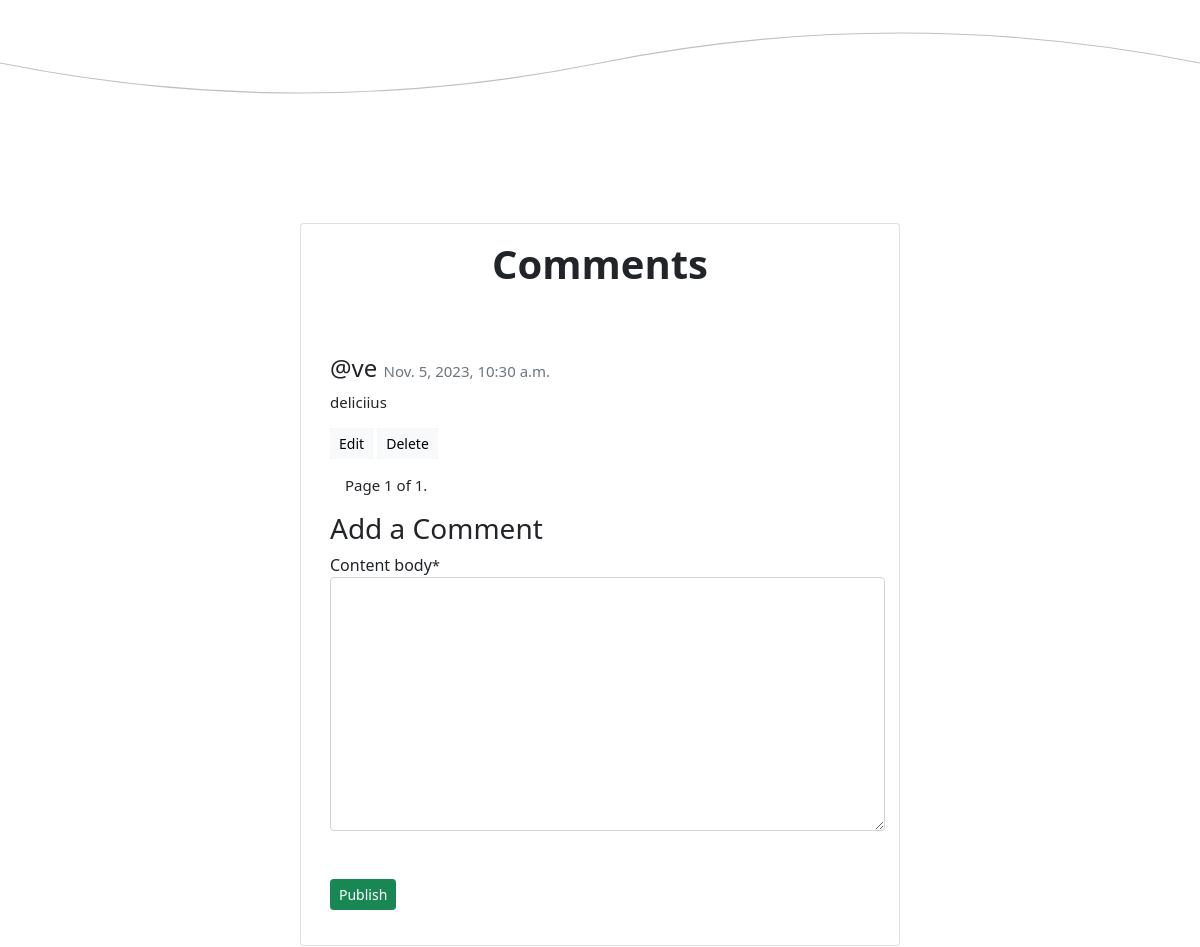
/recipes/3/ (signed in, middle part), run on an earlier commit of the app's database.
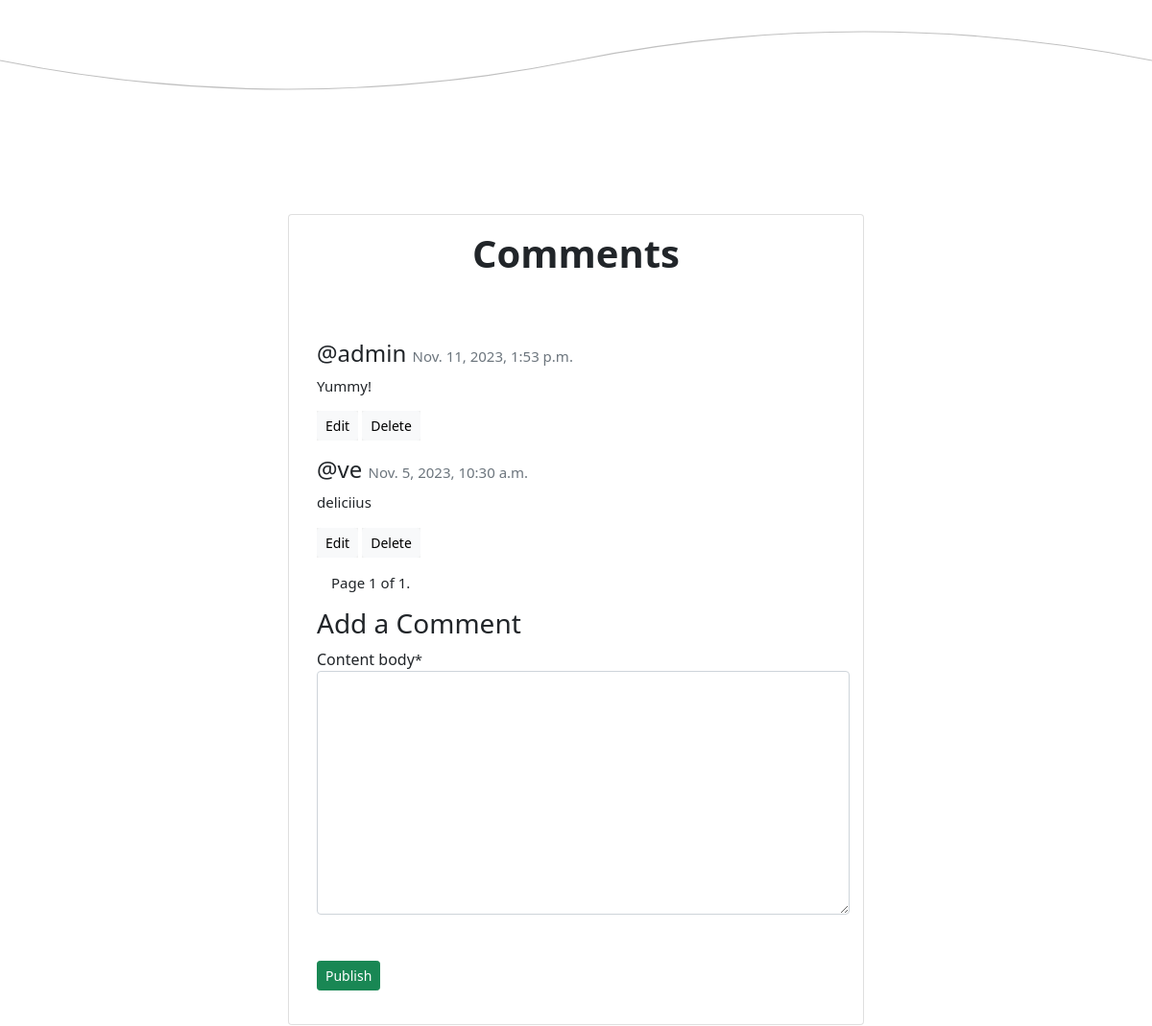
And on a later commit of the database.
### cook_recipe/models.py (models this page shows, shortened)
class Comment(models.Model):
    recipe = models.ForeignKey(Recipe, on_delete=models.CASCADE)
    user = models.ForeignKey(User, on_delete=models.CASCADE, null=True, blank=True)
    email = models.EmailField(max_length=50, blank=True, null=True)
    content_body = models.TextField(max_length=400)
    comment_approved = models.BooleanField(default=False)
    created_on = models.DateTimeField(auto_now_add=True)

### cook_recipe/views.py (the view, shortened to what this page needs)
# urls.py: path('recipes/<int:recipe_id>/', views.recipe_content, name='recipe_content'),
def recipe_content(request, recipe_id):
    recipe = get_object_or_404(Recipe, pk=recipe_id)
    comments = recipe.comment_set.all().order_by('-created_on')
    paginator = Paginator(comments, 4) # Show 4 comments per page
    page = request.GET.get('page')
    comments = paginator.get_page(page)
    form = CommentForm()
    return render(request, 'recipe_content.html', {'form':form, 'recipe':recipe, 'comments': comments})

### cook_recipe/forms.py
class CommentForm(forms.ModelForm):
    class Meta:
        model = Comment
        fields = ('content_body',)

### templates/recipe_content.html (shortened to what this page needs)
{% extends 'base.html' %}
{% load static%}
{% load crispy_forms_tags%}
{% block content %}
<svg xmlns="http://www.w3.org/2000/svg" viewBox="0 0 1000 100" preserveAspectRatio="none">
    <path d="M0 50 Q 250 100 500 50 T 1000 50" fill="none" stroke="silver" stroke-width="1"></path>
</svg>
<div class="d-flex justify-content-center mt-100 mb-100">
    <div class="col-lg-6">
        <div class="card">
            <div class="card-body text-center">
                <h4 class="card-title fs-1">Comments</h4>
            </div>
            <div class="comment-widgets">
                <div class="d-flex flex-row comment-row m-t-0">
                    <div class="comment-text w-100">
                        {% for comment in comments %}
                             <h6 class="fs-4 mt-3">@{{ comment.user }} <span class="text-muted float-right">{{ comment.created_on }}</span></h6>
                             <span class="m-b-15 d-block">{{ comment.content_body }}</span>
                             {% if user.is_authenticated %}
                             {% if user == comment.user or user.is_staff %}
                                 <button><a href="{% url 'edit_comment' comment.id %}" class="btn btn-light btn-sm">Edit</a></button>
                                 <button><a href="{% url 'delete_comment' comment.id %}" class="btn btn-light btn-sm">Delete</a></button>
                             {% endif %}
                         {% endif %}
                        {% endfor %}
                        <div class="pagination">
                            <span class="step-links">
                                <span class="current">
                                    Page {{ comments.number }} of {{ comments.paginator.num_pages }}.
                                </span>
                            </span>
                        </div>
                        {% if user.is_authenticated %}
                            <h3>Add a Comment</h3>
                            <form method="post">
                                {{ form|crispy }}
                                <button type="submit" class="btn btn-success btn-sm mt-5">Publish</button>
                            </form>
                        {% else %}
                            <p>You must be Logged in to post a comment <a href="{% url 'account_login' %}">click here</a> to login </p>
                        {% endif %}
                    </div>
                </div>
            </div>
        </div>
    </div>
</div>
{% endblock %}

What changed in the data, as far as the page shows it:
added Comment: user "admin", created_on "Nov. 11, 2023, 1:53 p.m.", content_body "Yummy!", shows "Edit"
